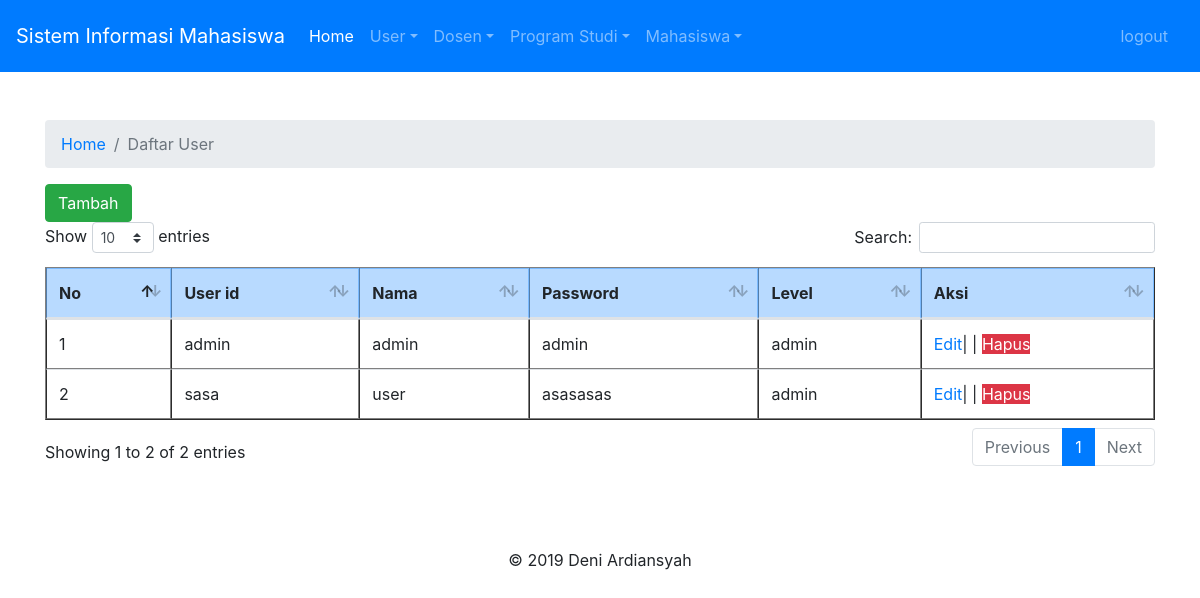
Screenshot of /index.php?page=daftar_user (signed in) with the database file from the repository.
### tables this page shows
CREATE TABLE `tb_user` (
  `user_id` varchar(50) NOT NULL,
  `nama` varchar(50) NOT NULL,
  `password` varchar(32) NOT NULL,
  `level` enum('admin','user') NOT NULL
);

### pages/daftar_user.php (the view, shortened to what this page needs)
<div class="container">
<ol class="breadcrumb">
  <li class="breadcrumb-item"><a href="#">Home</a></li>
  <li class="breadcrumb-item active">Daftar User</li>
</ol>
<button type="button" class="btn btn-success" href="index.php?page=tambah_user">Tambah</button>
<table id="tableUser" border="1" class="table table-hover">
 <thead>
    <tr class="table-primary">
      <th scope="col">No</th>
     <th scope="col">User id</th>
      <th scope="col">Nama</th>
      <th scope="col">Password</th>
      <th scope="col">Level</th>
      <th scope="col">Aksi</th>
    </tr>
  </thead>
  <tbody>
    <?php
      $sql = mysqli_query($con,"SELECT * FROM tb_user ");
      $no=1;
      while($data=mysqli_fetch_array($sql)){
    ?>
    <tr>
      <td> <?php echo $no++; ?></td>
      <td> <?php echo $data['user_id']; ?></td>
      <td> <?php echo $data['nama']; ?></td>
      <td> <?php echo $data['password']; ?></td>
      <td> <?php echo $data['level']; ?></td>
      <td>
         <a  role="button" href="#" class='open_modal' id='<?php echo  $data['user_id']; ?>'>Edit</a>|
         |
          <a class="btn-danger" role="button" href="index.php?page=hapus_user&user_id=<?php echo $data['user_id'];?>">Hapus</a>
      </td>
    <?php
    }
    ?>
    </tr>
  </tbody>
</table>
</div>

### rows the page displays
tb_user: user_id "admin", nama "admin", password "admin", level "admin"
tb_user: user_id "sasa", nama "user", password "asasasas", level "admin"
